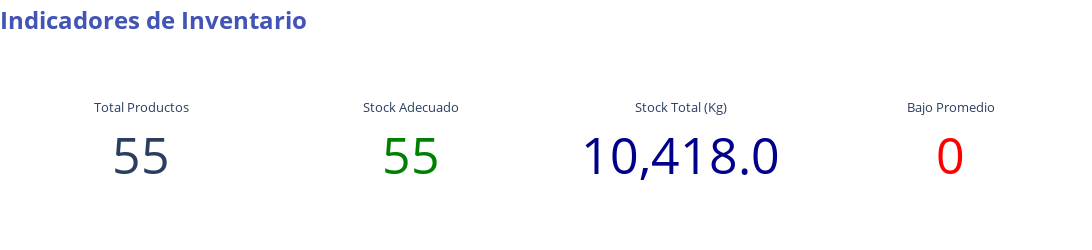

The cell this chart's notebook holds for it:
### Code cell
# [9] --- Indicadores KPI ---
import plotly.graph_objects as go

# Filtrar el DataFrame para excluir la fila de total (última fila)
df_inv_sin_total = df_inv.iloc[:-1].copy()

# Calcular KPIs
total_productos = len(df_inv_sin_total)
productos_disponibles = total_productos - num_faltantes
stock_total_kg = df_inv_sin_total['Total'].sum()

# Crear figura para los indicadores
fig_kpi = go.Figure()

# 1. Total Productos
fig_kpi.add_trace(go.Indicator(
    mode="number",
    value=total_productos,
    title={"text": "Total Productos"},
    domain={'row': 0, 'column': 0},
    number={"font": {"size": 50}}
))

# 2. Productos con Stock Adecuado
fig_kpi.add_trace(go.Indicator(
    mode="number",
    value=productos_disponibles,
    title={"text": "Stock Adecuado"},
    domain={'row': 0, 'column': 1},
    number={"font": {"size": 50, "color": "green"}}
))

# 3. Stock Total
fig_kpi.add_trace(go.Indicator(
    mode="number",
    value=stock_total_kg,
    title={"text": "Stock Total (Kg)"},
    domain={'row': 0, 'column': 2},
    number={"font": {"size": 50, "color": "darkblue"},
            "valueformat": ",.1f"}
))

# 4. Productos bajo promedio
fig_kpi.add_trace(go.Indicator(
    mode="number",
    value=num_faltantes,
    title={"text": "Bajo Promedio"},
    domain={'row': 0, 'column': 3},
    number={"font": {"size": 50, "color": "red"}}
))

# Actualizar el layout para mostrar los indicadores en línea
fig_kpi.update_layout(
    grid={'rows': 1, 'columns': 4},
    height=250,
    width=1200,
    title=dict(
        text="<b>Indicadores de Inventario</b>",
        x=0,
        y=0.95,
        xanchor='left',
        yanchor='top',
        font=dict(
            size=24,
            color='#4254b5'
        )
    ),
    margin=dict(t=80, b=20, l=20, r=20)
)

fig_kpi.show()

### Figure 1 — Plotly figure (JSON) as saved in the notebook; plotly's stock layout.template omitted (floating-point values rounded to 4 significant figures)
{"data": [{"domain": {"column": 0, "row": 0}, "mode": "number", "number": {"font": {"size": 50}}, "title": {"text": "Total Productos"}, "type": "indicator", "value": 55}, {"domain": {"column": 1, "row": 0}, "mode": "number", "number": {"font": {"color": "green", "size": 50}}, "title": {"text": "Stock Adecuado"}, "type": "indicator", "value": 55}, {"domain": {"column": 2, "row": 0}, "mode": "number", "number": {"font": {"color": "darkblue", "size": 50}, "valueformat": ",.1f"}, "title": {"text": "Stock Total (Kg)"}, "type": "indicator", "value": 10420.0}, {"domain": {"column": 3, "row": 0}, "mode": "number", "number": {"font": {"color": "red", "size": 50}}, "title": {"text": "Bajo Promedio"}, "type": "indicator", "value": 0}], "layout": {"grid": {"columns": 4, "rows": 1}, "height": 250, "margin": {"b": 20, "l": 20, "r": 20, "t": 80}, "title": {"font": {"color": "#4254b5", "size": 24}, "text": "<b>Indicadores de Inventario</b>", "x": 0, "xanchor": "left", "y": 0.95, "yanchor": "top"}, "width": 1200}}
